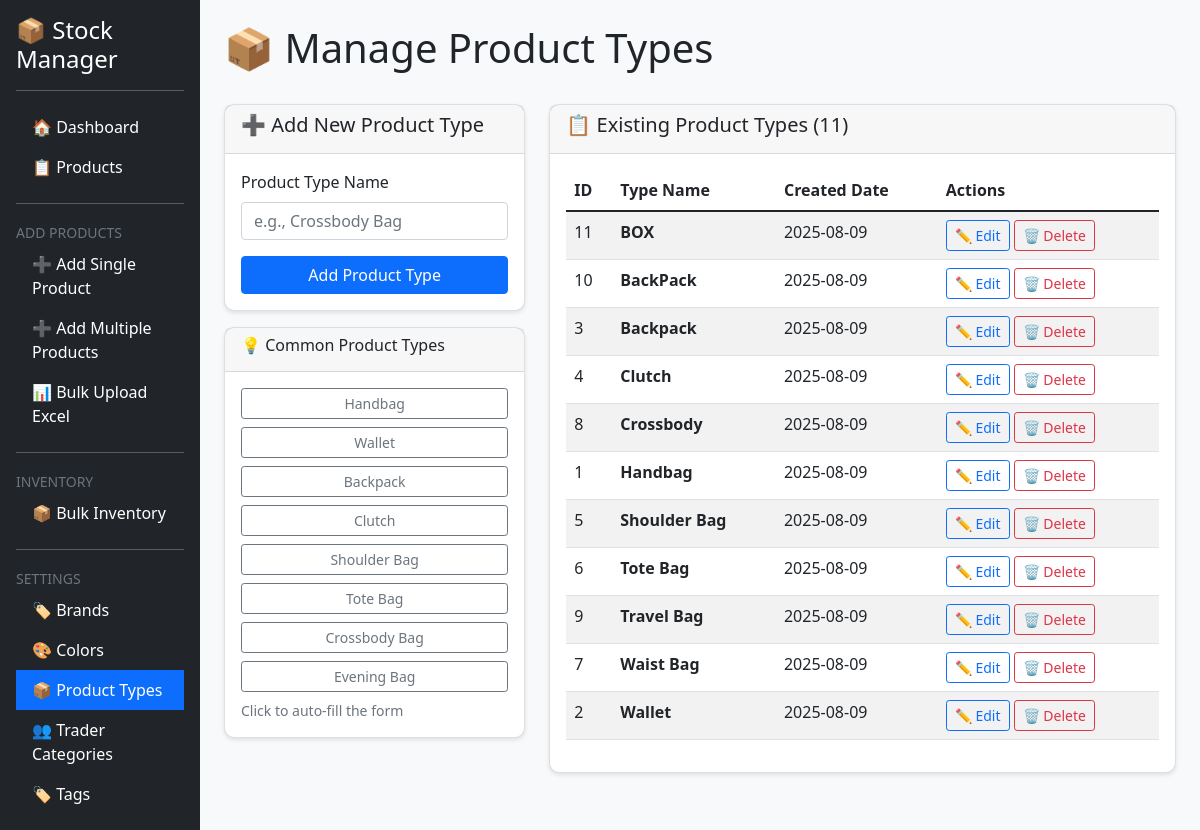
The page /manage_product_types on the database as committed earlier.
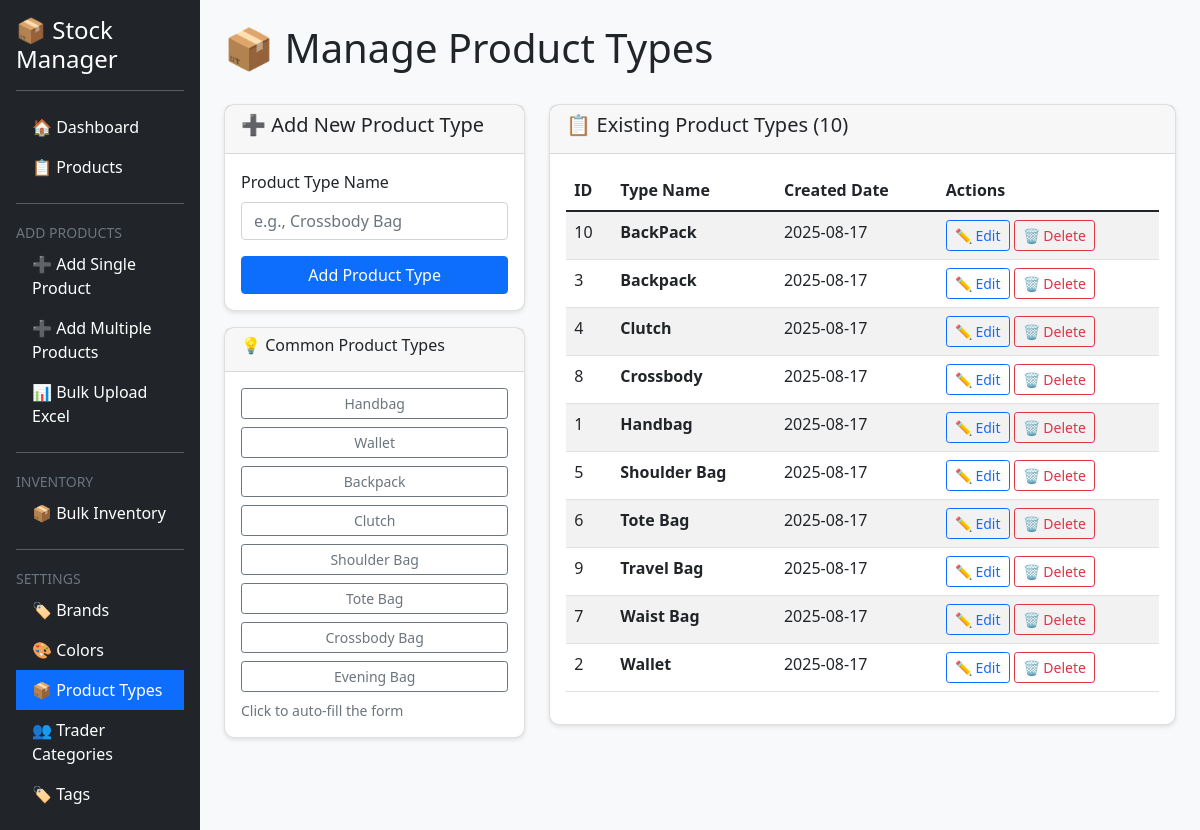
The same page on the database as committed later.
### tables this page shows
CREATE TABLE product_types (
                id INTEGER PRIMARY KEY,
                type_name TEXT UNIQUE NOT NULL,
                created_date TIMESTAMP DEFAULT CURRENT_TIMESTAMP
            );

### app.py (the view)
@app.route('/manage_product_types')
def manage_product_types():
    product_types = db.get_all_product_types()
    return render_template('manage_product_types.html', product_types=product_types)

### app.py (called while the page is built, shortened)
@app.before_request
def restore_on_startup():
    global startup_completed

### database.py (called while the page is built)
    def get_connection(self):
        if self.db_type == 'postgresql':
            if PSYCOPG_VERSION == 3:
                return psycopg.connect(**self.pg_config, row_factory=dict_row)
            else:
                return psycopg2.connect(**self.pg_config, cursor_factory=RealDictCursor)
        else:
            return sqlite3.connect(self.db_name, timeout=30.0)

    def get_all_product_types(self):
        conn = self.get_connection()
        cursor = conn.cursor()
        cursor.execute('SELECT * FROM product_types ORDER BY type_name')
        types = cursor.fetchall()
        conn.close()
        return types

### templates/manage_product_types.html (shortened to what this page needs)
<!DOCTYPE html>
<html lang="en">
<head>
    <link href="https://cdn.jsdelivr.net/npm/bootstrap@5.1.3/dist/css/bootstrap.min.css" rel="stylesheet">
    <link rel="stylesheet" href="{{ url_for('static', filename='style.css') }}">
</head>
<body>
    <div class="container-fluid">
        <div class="row">
            <div class="col-md-2 bg-dark text-white p-3">
                <h4>📦 Stock Manager</h4>
                <hr>
                <ul class="nav flex-column">
                    <li class="nav-item">
                        <a class="nav-link text-white" href="/">🏠 Dashboard</a>
                    </li>
                    <li class="nav-item">
                        <a class="nav-link text-white" href="/products_new">📋 Products</a>
                    </li>
                    <li class="nav-item"><hr class="text-white"></li>
                    <li class="nav-item">
                        <small class="text-muted">ADD PRODUCTS</small>
                    </li>
                    <li class="nav-item">
                        <a class="nav-link text-white" href="/add_product_new">➕ Add Single Product</a>
                    </li>
                    <li class="nav-item">
                        <a class="nav-link text-white" href="/add_products_multi">➕ Add Multiple Products</a>
                    </li>
                    <li class="nav-item">
                        <a class="nav-link text-white" href="/bulk_upload_excel">📊 Bulk Upload Excel</a>
                    </li>
                    <li class="nav-item"><hr class="text-white"></li>
                    <li class="nav-item">
                        <small class="text-muted">INVENTORY</small>
                    </li>
                    <li class="nav-item">
                        <a class="nav-link text-white" href="/inventory_management">📦 Bulk Inventory</a>
                    </li>
                    <li class="nav-item"><hr class="text-white"></li>
                    <li class="nav-item">
                        <small class="text-muted">SETTINGS</small>
                    </li>
                    <li class="nav-item">
                        <a class="nav-link text-white" href="/manage_brands">🏷️ Brands</a>
                    </li>
                    <li class="nav-item">
                        <a class="nav-link text-white" href="/manage_colors">🎨 Colors</a>
                    </li>
                    <li class="nav-item">
                        <a class="nav-link text-white active bg-primary" href="/manage_product_types">📦 Product Types</a>
                    </li>
                    <li class="nav-item">
                        <a class="nav-link text-white" href="/manage_trader_categories">👥 Trader Categories</a>
                    </li>
                    <li class="nav-item">
                        <a class="nav-link text-white" href="/manage_tags">🏷️ Tags</a>
                    </li>
                </ul>
            </div>
            <div class="col-md-10 p-4">
                <div class="d-flex justify-content-between align-items-center mb-4">
                    <h1>📦 Manage Product Types</h1>
                </div>
                <div class="row">
                    <div class="col-md-4">
                        <div class="card">
                            <div class="card-header">
                                <h5>➕ Add New Product Type</h5>
                            </div>
                            <div class="card-body">
                                <form method="POST" action="/add_product_type">
                                    <div class="mb-3">
                                        <label for="type_name" class="form-label">Product Type Name</label>
                                        <input type="text" class="form-control" id="type_name" name="type_name"
                                               placeholder="e.g., Crossbody Bag" required>
                                    </div>
                                    <button type="submit" class="btn btn-primary w-100">Add Product Type</button>
                                </form>
                            </div>
                        </div>
                        <div class="card mt-3">
                            <div class="card-header">
                                <h6>💡 Common Product Types</h6>
                            </div>
                            <div class="card-body">
                                <div class="d-grid gap-2">
                                    <button class="btn btn-outline-secondary btn-sm" onclick="setQuickType('Handbag')">Handbag</button>
                                    <button class="btn btn-outline-secondary btn-sm" onclick="setQuickType('Wallet')">Wallet</button>
                                    <button class="btn btn-outline-secondary btn-sm" onclick="setQuickType('Backpack')">Backpack</button>
                                    <button class="btn btn-outline-secondary btn-sm" onclick="setQuickType('Clutch')">Clutch</button>
                                    <button class="btn btn-outline-secondary btn-sm" onclick="setQuickType('Shoulder Bag')">Shoulder Bag</button>
                                    <button class="btn btn-outline-secondary btn-sm" onclick="setQuickType('Tote Bag')">Tote Bag</button>
                                    <button class="btn btn-outline-secondary btn-sm" onclick="setQuickType('Crossbody Bag')">Crossbody Bag</button>
                                    <button class="btn btn-outline-secondary btn-sm" onclick="setQuickType('Evening Bag')">Evening Bag</button>
                                </div>
                                <small class="text-muted mt-2 d-block">Click to auto-fill the form</small>
                            </div>
                        </div>
                    </div>
                    <div class="col-md-8">
                        <div class="card">
                            <div class="card-header">
                                <h5>📋 Existing Product Types ({{ product_types|length }})</h5>
                            </div>
                            <div class="card-body">
                                {% if product_types %}
                                <div class="table-responsive">
                                    <table class="table table-striped">
                                        <thead>
                                            <tr>
                                                <th>ID</th>
                                                <th>Type Name</th>
                                                <th>Created Date</th>
                                                <th>Actions</th>
                                            </tr>
                                        </thead>
                                        <tbody>
                                            {% for ptype in product_types %}
                                            <tr>
                                                <td>{{ ptype[0] }}</td>
                                                <td><strong>{{ ptype[1] }}</strong></td>
                                                <td>{{ ptype[2][:10] if ptype[2] else 'N/A' }}</td>
                                                <td>
                                                    <button class="btn btn-sm btn-outline-primary"
                                                            onclick="editProductType({{ ptype[0] }}, '{{ ptype[1] }}')">
                                                        ✏️ Edit
                                                    </button>
                                                    <button class="btn btn-sm btn-outline-danger"
                                                            onclick="deleteProductType({{ ptype[0] }}, '{{ ptype[1] }}')">
                                                        🗑️ Delete
                                                    </button>
                                                </td>
                                            </tr>
                                            {% endfor %}
                                        </tbody>
                                    </table>
                                </div>
                                {% else %}
                                <p class="text-center text-muted">No product types found. Add your first product type!</p>
                                {% endif %}
                            </div>
                        </div>
                    </div>
                </div>
            </div>
        </div>
    </div>
</body>
</html>

### static/style.css (style rules this page uses)
body { background-color: #f8f9fa; }
.card { border-radius: 10px; box-shadow: 0 2px 4px rgba(0,0,0,0.1); }

Rows that differ between the two databases and show on the page:
removed product_types: id "11", type_name "BOX", created_date "2025-08-09"
changed product_types "BackPack": created_date "2025-08-09" → "2025-08-17"
changed product_types "Backpack": created_date "2025-08-09" → "2025-08-17"
changed product_types "Clutch": created_date "2025-08-09" → "2025-08-17"
changed product_types "Crossbody": created_date "2025-08-09" → "2025-08-17"
changed product_types "Handbag": created_date "2025-08-09" → "2025-08-17"
changed product_types "Shoulder Bag": created_date "2025-08-09" → "2025-08-17"
changed product_types "Tote Bag": created_date "2025-08-09" → "2025-08-17"
changed product_types "Travel Bag": created_date "2025-08-09" → "2025-08-17"
changed product_types "Waist Bag": created_date "2025-08-09" → "2025-08-17"
changed product_types "Wallet": created_date "2025-08-09" → "2025-08-17"
Other text that changed with them:
{{ product_types|length }}: "11" → "10"
